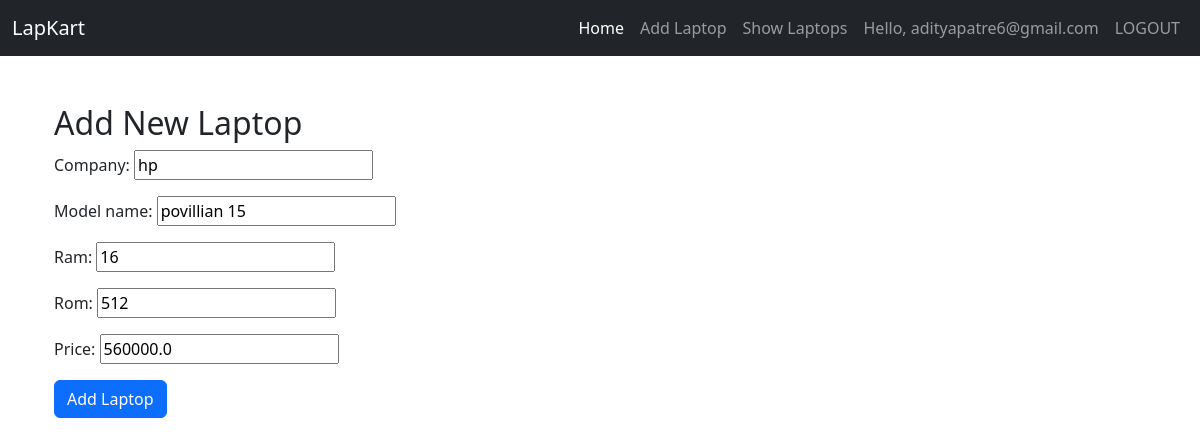
The app's page /seller/update/4/ (signed in) with its own data.
### SellerApp/models.py (models this page shows)
class Laptop(models.Model):
    company = models.CharField(max_length=32)
    model_name = models.CharField(max_length=32)
    ram = models.IntegerField()
    rom = models.IntegerField()
    price = models.FloatField()

### SellerApp/views.py (the view)
# urls.py: path('update/<int:id>/', views.update_laptop_view, name='update_url'),
def update_laptop_view(request, id):
    laptop = get_object_or_404(Laptop, id=id)
    if request.method == "POST":
        form = LaptopForm(request.POST, instance=laptop)
        if form.is_valid():
            form.save()
            return redirect('/seller/show/')
    else:
        form = LaptopForm(instance=laptop)
    template_name = 'SellerApp/add_laptop.html'
    context = {'form': form}
    return render(request, template_name, context)

### SellerApp/forms.py
class LaptopForm(forms.ModelForm):
    class Meta:
        model = Laptop
        fields = "__all__"

### templates/SellerApp/add_laptop.html (shortened to what this page needs)
{% extends 'base.html' %}
{% block content %}
<div class="container mt-5">
    <h2>Add New Laptop</h2>
    <form method="post" action="{% url 'add_url' %}">
        {{ form.as_p }}
        <button type="submit" class="btn btn-primary">Add Laptop</button>
    </form>
</div>
{% endblock %}

### templates/base.html (shortened to what this page needs)
<!DOCTYPE html>
<html lang="en">
<head>
    <link href="https://cdn.jsdelivr.net/npm/bootstrap@5.3.2/dist/css/bootstrap.min.css" rel="stylesheet">
    <link rel="stylesheet" href="https://cdn.jsdelivr.net/npm/bootstrap@5.3.2/dist/css/bootstrap.min.css">
</head>
<body>
<nav class="navbar navbar-expand-lg navbar-dark bg-dark">
    <div class="container-fluid">
        <div class="animate__rubberBand">
            <a class="navbar-brand" href="#">LapKart</a>
        </div>
        <div class="collapse navbar-collapse" id="navbarNavAltMarkup">
            <div class="navbar-nav ms-auto">
                <a class="nav-link active" aria-current="page" href="{% url 'home' %}">Home</a>
                {% if user.is_authenticated %}
                    <a class="nav-link" href="{% url 'add_url' %}">Add Laptop</a>
                    <a class="nav-link" href="{% url 'show_url' %}">Show Laptops</a>
                    <a class="nav-link" href="#">Hello, {{ user.username }}</a>
                    <a class="nav-link" href='/auth/logout/'>LOGOUT</a>
                {% else %}
                    <a class="nav-link" href='/auth/login/'>LOGIN</a>
                    <a class="nav-link" href='/auth/register/'>Register USER</a>
                {% endif %}
            </div>
        </div>
    </div>
</nav>
<div class="container">
    {% block content %}
    {% endblock %}
</div>
</body>
</html>

### records on screen
Laptop: company "hp", model_name "povillian 15", ram "16", rom "512", price "560000.0"

### other values on screen
{{ user.username }} "adityapatre6@gmail.com"
